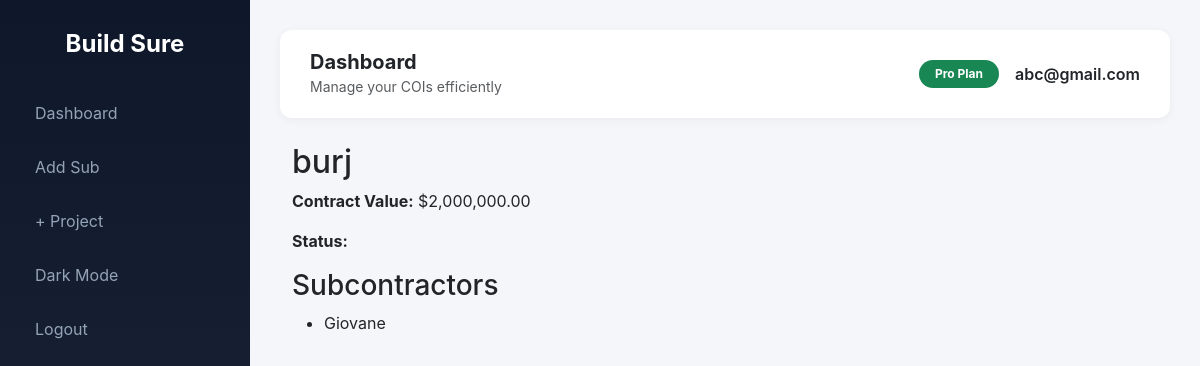
Screenshot of /project/1 (signed in) with the database file from the repository.
### main.py (models this page shows, shortened)
class User(db.Model, UserMixin):
    id = db.Column(db.Integer, primary_key=True)
    email = db.Column(db.String(120), unique=True, nullable=False)
    password = db.Column(db.String(200), nullable=False)
    timezone = db.Column(db.String(50), default="US/Eastern")
    paid = db.Column(db.Boolean, default=False)
    subs = db.relationship(
        'Subcontractor',
        backref='owner',
        cascade="all, delete-orphan",
        lazy=True
    )

class Project(db.Model):
    id = db.Column(db.Integer, primary_key=True)
    name = db.Column(db.String(150))
    contract_value = db.Column(db.Float)
    start_date = db.Column(db.Date)
    end_date = db.Column(db.Date)
    required_coverage = db.Column(db.Float, default=1000000)
    user_id = db.Column(db.Integer, db.ForeignKey('user.id'))
    subs = db.relationship('ProjectSubcontractor', backref='project', lazy=True)
    documents = db.relationship(
        'Document',
        backref='project',
        lazy=True,
        cascade="all, delete-orphan"
    )

class ProjectSubcontractor(db.Model):
    id = db.Column(db.Integer, primary_key=True)
    project_id = db.Column(db.Integer, db.ForeignKey('project.id'))
    subcontractor_id = db.Column(db.Integer, db.ForeignKey('subcontractor.id'))
    approved_for_project = db.Column(db.Boolean, default=False)
    subcontractor = db.relationship('Subcontractor')
    coverage_limit = db.Column(db.Float, default=1000000)

class Subcontractor(db.Model):
    id = db.Column(db.Integer, primary_key=True)
    user_id = db.Column(
        db.Integer,
        db.ForeignKey('user.id'),
        nullable=False
    )
    name = db.Column(db.String(150))
    email = db.Column(db.String(150))
    phone = db.Column(db.String(30))
    role = db.Column(db.String(100))
    timezone = db.Column(db.String(50))
    coi_expiration = db.Column(db.Date)
    last_reminder_sent = db.Column(db.DateTime)  # 🔥 ADICIONE ISSO
    documents = db.relationship(
    'Document',
    backref='sub',
    lazy=True,
    cascade="all, delete-orphan"
)

### main.py (the view)
@app.route("/project/<int:project_id>")
@login_required
def view_project(project_id):
    project = Project.query.filter_by(
        id=project_id,
        user_id=current_user.id
    ).first_or_404()
    return render_template("view_project.html", project=project)

### main.py (called while the page is built)
@login_manager.user_loader
def load_user(user_id):
    return db.session.get(User, int(user_id))

### templates/view_project.html (shortened to what this page needs)
{% extends "base.html" %}
{% block content %}
<h2>{{ project.name }}</h2>
<p><strong>Contract Value:</strong>
    ${{ "{:,.2f}".format(project.contract_value or 0) }}
</p>
<p><strong>Status:</strong>
</p>
<h3>Subcontractors</h3>
<ul>
    {% for ps in project.subs %}
        <li>{{ ps.subcontractor.name }}</li>
    {% endfor %}
</ul>
{% endblock %}

### templates/base.html (shortened to what this page needs)
<!DOCTYPE html>
<html lang="en">
<head>
    <link href="https://cdn.jsdelivr.net/npm/bootstrap@5.3.2/dist/css/bootstrap.min.css" rel="stylesheet">
</head>
<body>
{% if current_user.is_authenticated %}
<div class="sidebar">
    <h4>Build Sure</h4>
    <a href="{{ url_for('dashboard') }}">Dashboard</a>
    <a href="{{ url_for('add_sub') }}">Add Sub</a>
    <a href="{{ url_for('add_project') }}" class="nav-btn">
    + Project
</a>
    <a href="#" id="toggleDark">Dark</a>
    <a href="{{ url_for('logout') }}">Logout</a>
</div>
{% endif %}
<div class="{% if current_user.is_authenticated %}main-content{% endif %}">
{% if current_user.is_authenticated %}
<div class="navbar-top d-flex justify-content-between align-items-center">
    <div class="d-flex align-items-center gap-3">
        <div>
            <h5 class="mb-0 fw-bold">Dashboard</h5>
            <small class="text-muted">Manage your COIs efficiently</small>
        </div>
    </div>
    <div class="d-flex align-items-center gap-3">
        <span class="badge bg-success rounded-pill px-3 py-2">
            Pro Plan
        </span>
        <span class="fw-semibold">{{ current_user.email }}</span>
    </div>
</div>
{% endif %}
<div class="position-fixed top-0 end-0 p-3" style="z-index: 9999">
</div>
<div class="container-fluid">
    {% block content %}{% endblock %}
</div>
</div>
</body>
</html>

### templates/base.html (style rules this page uses)
body { background-color: #f4f6f9; font-family: 'Inter', sans-serif; transition: background-color 0.3s ease, color 0.3s ease; }
.sidebar { height: 100vh; position: fixed; width: 250px; background: linear-gradient(180deg, #0f172a, #1e293b); color: white; padding-top: 30px; transition: transform 0.3s ease; }
.sidebar h4 { text-align: center; margin-bottom: 30px; font-weight: 700; }
.sidebar a { color: #94a3b8; text-decoration: none; display: block; padding: 12px 20px; border-radius: 10px; margin: 6px 15px; transition: 0.2s ease; }
.main-content { margin-left: 250px; padding: 30px; transition: margin-left 0.3s ease; }
.navbar-top { background: white; padding: 20px 30px; border-radius: 12px; margin-bottom: 25px; box-shadow: 0 2px 10px rgba(0,0,0,0.05); transition: background 0.3s ease; }

### rows the page displays
User: email "abc@gmail.com"
Project: name "burj", contract_value "2,000,000.00"
ProjectSubcontractor: subcontractor.name "Giovane"
